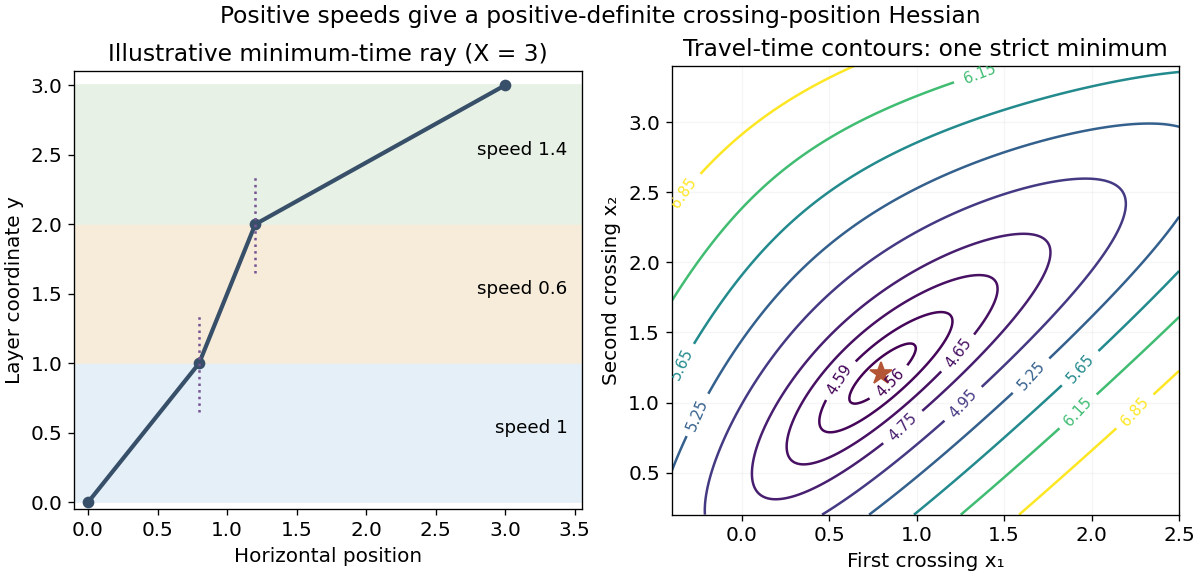

Recreate this plot in Python.
from pathlib import Path
import numpy as np
import matplotlib
matplotlib.use("Agg")
import matplotlib.pyplot as plt
plt.rcParams.update({"font.size":12,"axes.titlesize":14,"figure.facecolor":"white","axes.facecolor":"white","savefig.facecolor":"white","savefig.transparent":False})

u,v,w=1.,.6,1.4;X=3.;speeds=np.array([u,v,w]);lo=0.;hi=.999999/speeds.max()
for _ in range(80):
 p=(lo+hi)/2;dx=p*speeds/np.sqrt(1-(p*speeds)**2)
 if dx.sum()<X:lo=p
 else:hi=p
p=(lo+hi)/2;dx=p*speeds/np.sqrt(1-(p*speeds)**2);xc=np.r_[0,np.cumsum(dx)]
fig,(ax,bx)=plt.subplots(1,2,figsize=(10,4.8),layout="constrained")
for i,(speed,col) in enumerate(zip(speeds,["#e4eff7","#f6ecd9","#e7f1e5"])):
 ax.axhspan(i,i+1,color=col);ax.text(3.45,i+.5,f"speed {speed:g}",ha="right",fontsize=11)
ax.plot(xc,[0,1,2,3],"o-",color="#374f68",lw=2.5)
for x,y in zip(xc[1:3],[1,2]):ax.plot([x,x],[y-.35,y+.35],ls=":",color="#775394")
ax.set(xlabel="Horizontal position",ylabel="Layer coordinate y",xlim=(-.1,3.55),ylim=(-.05,3.1),title="Illustrative minimum-time ray (X = 3)");ax.set_aspect("equal")
z1,z2=np.meshgrid(np.linspace(-.4,2.5,240),np.linspace(.2,3.4,240));time=np.sqrt(1+z1*z1)/u+np.sqrt(1+(z2-z1)**2)/v+np.sqrt(1+(X-z2)**2)/w
levels=np.min(time)+np.array([.01,.04,.1,.2,.4,.7,1.1,1.6,2.3]);cs=bx.contour(z1,z2,time,levels=levels,cmap="viridis");bx.clabel(cs,fontsize=9,fmt="%.2f");bx.plot(xc[1],xc[2],"*",ms=14,color="#b45636")
bx.set(xlabel="First crossing x₁",ylabel="Second crossing x₂",title="Travel-time contours: one strict minimum");bx.grid(alpha=.12)
fig.suptitle("Positive speeds give a positive-definite crossing-position Hessian",fontsize=14)
fig.savefig(Path.cwd()/Path(__file__).with_suffix(".png").name,dpi=120)
plt.close(fig)
